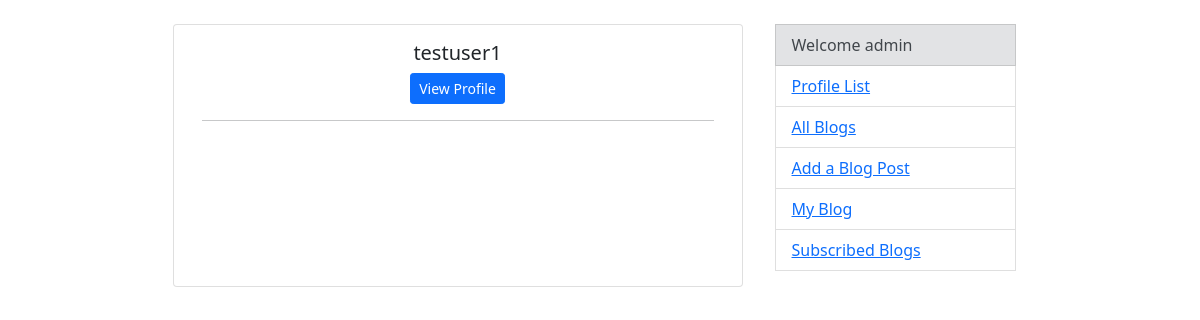
/profiles/ (signed in), run on an earlier commit of the app's database.
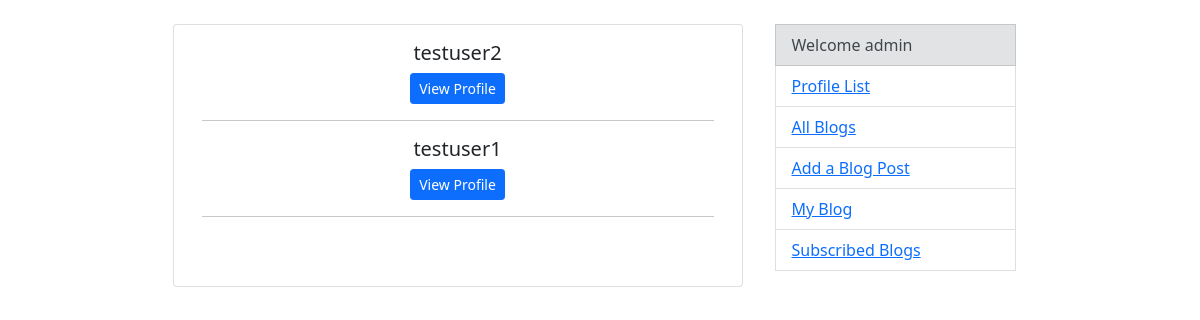
And on a later commit of the database.
### profiles/models.py (models this page shows, shortened)
class Profile(models.Model):
    user = models.OneToOneField(User, on_delete=models.CASCADE)
    subscribed = models.ManyToManyField(User, related_name='subscribed', blank=True)
    updated = models.DateTimeField(auto_now=True)
    created = models.DateTimeField(auto_now_add=True)
    def __str__(self):
        return str(self.user.username)
    class Meta:
        ordering = ("-created",)

### profiles/views.py (the view)
# urls.py: path('', ProfileListView.as_view(), name='profiles'),
class ProfileListView(ListView):
    model = Profile
    template_name = "profiles/index.html"
    context_object_name = "profiles"
    def get_queryset(self):
        return Profile.objects.all().exclude(user=self.request.user)

### profiles/templates/profiles/index.html (shortened to what this page needs)
{% extends 'base.html' %}
{% block content %}
    {% for profile in profiles %}
        <h5 class="card-title">{{ profile }}</h5>
        <a href="{% url "profiles:profile-detail" profile.pk %}" class="btn btn-primary btn-sm">View Profile</a>
        <hr>
    {% endfor %}
{% endblock %}

What changed in the data, as far as the page shows it:
added Profile: user.username "testuser2"
